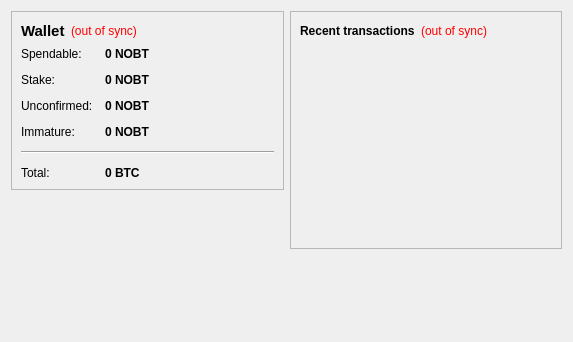
<?xml version="1.0" encoding="UTF-8"?>
<ui version="4.0">
 <class>OverviewPage</class>
 <widget class="QWidget" name="OverviewPage">
  <property name="geometry">
   <rect>
    <x>0</x>
    <y>0</y>
    <width>573</width>
    <height>342</height>
   </rect>
  </property>
  <property name="windowTitle">
   <string>Form</string>
  </property>
  <layout class="QHBoxLayout" name="horizontalLayout" stretch="1,1">
   <item>
    <layout class="QVBoxLayout" name="verticalLayout_2">
     <item>
      <widget class="QFrame" name="frame">
       <property name="frameShape">
        <enum>QFrame::StyledPanel</enum>
       </property>
       <property name="frameShadow">
        <enum>QFrame::Raised</enum>
       </property>
       <layout class="QVBoxLayout" name="verticalLayout_4">
        <item>
         <layout class="QHBoxLayout" name="horizontalLayout_4">
          <item>
           <widget class="QLabel" name="label_5">
            <property name="font">
             <font>
              <pointsize>11</pointsize>
              <weight>75</weight>
              <bold>true</bold>
             </font>
            </property>
            <property name="text">
             <string>Wallet</string>
            </property>
           </widget>
          </item>
          <item>
           <widget class="QLabel" name="labelWalletStatus">
            <property name="toolTip">
             <string>The displayed information may be out of date. Your wallet automatically synchronizes with the NOBTCOIN network after a connection is established, but this process has not completed yet.</string>
            </property>
            <property name="styleSheet">
             <string notr="true">QLabel { color: red; }</string>
            </property>
            <property name="text">
             <string notr="true">(out of sync)</string>
            </property>
            <property name="alignment">
             <set>Qt::AlignLeading|Qt::AlignLeft|Qt::AlignVCenter</set>
            </property>
           </widget>
          </item>
          <item>
           <spacer name="horizontalSpacer_2">
            <property name="orientation">
             <enum>Qt::Horizontal</enum>
            </property>
            <property name="sizeHint" stdset="0">
             <size>
              <width>40</width>
              <height>20</height>
             </size>
            </property>
           </spacer>
          </item>
         </layout>
        </item>
        <item>
         <layout class="QFormLayout" name="formLayout_2">
          <property name="fieldGrowthPolicy">
           <enum>QFormLayout::AllNonFixedFieldsGrow</enum>
          </property>
          <property name="horizontalSpacing">
           <number>12</number>
          </property>
          <property name="verticalSpacing">
           <number>12</number>
          </property>
          <item row="0" column="0">
           <widget class="QLabel" name="label">
            <property name="text">
             <string>Spendable:</string>
            </property>
           </widget>
          </item>
          <item row="0" column="1">
           <widget class="QLabel" name="labelBalance">
            <property name="font">
             <font>
              <weight>75</weight>
              <bold>true</bold>
             </font>
            </property>
            <property name="cursor">
             <cursorShape>IBeamCursor</cursorShape>
            </property>
            <property name="toolTip">
             <string>Your current spendable balance</string>
            </property>
            <property name="text">
             <string notr="true">0 NOBT</string>
            </property>
            <property name="textInteractionFlags">
             <set>Qt::LinksAccessibleByMouse|Qt::TextSelectableByKeyboard|Qt::TextSelectableByMouse</set>
            </property>
           </widget>
          </item>
          <item row="1" column="0">
           <widget class="QLabel" name="label_6">
            <property name="text">
             <string>Stake:</string>
            </property>
           </widget>
          </item>
          <item row="1" column="1">
           <widget class="QLabel" name="labelStake">
            <property name="font">
             <font>
              <weight>75</weight>
              <bold>true</bold>
             </font>
            </property>
            <property name="cursor">
             <cursorShape>IBeamCursor</cursorShape>
            </property>
            <property name="toolTip">
             <string>Total of coins that was staked, and do not yet count toward the current balance</string>
            </property>
            <property name="text">
             <string notr="true">0 NOBT</string>
            </property>
            <property name="textInteractionFlags">
             <set>Qt::LinksAccessibleByMouse|Qt::TextSelectableByKeyboard|Qt::TextSelectableByMouse</set>
            </property>
           </widget>
          </item>
          <item row="2" column="0">
           <widget class="QLabel" name="label_3">
            <property name="text">
             <string>Unconfirmed:</string>
            </property>
           </widget>
          </item>
          <item row="2" column="1">
           <widget class="QLabel" name="labelUnconfirmed">
            <property name="font">
             <font>
              <weight>75</weight>
              <bold>true</bold>
             </font>
            </property>
            <property name="cursor">
             <cursorShape>IBeamCursor</cursorShape>
            </property>
            <property name="toolTip">
             <string>Total of transactions that have yet to be confirmed, and do not yet count toward the current balance</string>
            </property>
            <property name="text">
             <string notr="true">0 NOBT</string>
            </property>
            <property name="textInteractionFlags">
             <set>Qt::LinksAccessibleByMouse|Qt::TextSelectableByKeyboard|Qt::TextSelectableByMouse</set>
            </property>
           </widget>
          </item>
          <item row="3" column="0">
           <widget class="QLabel" name="labelImmatureText">
            <property name="text">
             <string>Immature:</string>
            </property>
           </widget>
          </item>
          <item row="3" column="1">
           <widget class="QLabel" name="labelImmature">
            <property name="font">
             <font>
              <weight>75</weight>
              <bold>true</bold>
             </font>
            </property>
            <property name="toolTip">
             <string>Mined balance that has not yet matured</string>
            </property>
            <property name="text">
             <string notr="true">0 NOBT</string>
            </property>
            <property name="textInteractionFlags">
             <set>Qt::LinksAccessibleByMouse|Qt::TextSelectableByKeyboard|Qt::TextSelectableByMouse</set>
            </property>
           </widget>
          </item>
          <item row="4" column="0" colspan="2">
           <widget class="Line" name="line">
            <property name="orientation">
             <enum>Qt::Horizontal</enum>
            </property>
           </widget>
          </item>
          <item row="5" column="0">
           <widget class="QLabel" name="labelTotalText">
            <property name="text">
             <string>Total:</string>
            </property>
           </widget>
          </item>
          <item row="5" column="1">
           <widget class="QLabel" name="labelTotal">
            <property name="font">
             <font>
              <weight>75</weight>
              <bold>true</bold>
             </font>
            </property>
            <property name="cursor">
             <cursorShape>IBeamCursor</cursorShape>
            </property>
            <property name="toolTip">
             <string>Your current total balance</string>
            </property>
            <property name="text">
             <string notr="true">0 BTC</string>
            </property>
            <property name="textInteractionFlags">
             <set>Qt::LinksAccessibleByMouse|Qt::TextSelectableByKeyboard|Qt::TextSelectableByMouse</set>
            </property>
           </widget>
          </item>
         </layout>
        </item>
       </layout>
      </widget>
     </item>
     <item>
      <spacer name="verticalSpacer">
       <property name="orientation">
        <enum>Qt::Vertical</enum>
       </property>
       <property name="sizeHint" stdset="0">
        <size>
         <width>20</width>
         <height>40</height>
        </size>
       </property>
      </spacer>
     </item>
    </layout>
   </item>
   <item>
    <layout class="QVBoxLayout" name="verticalLayout_3">
     <item>
      <widget class="QFrame" name="frame_2">
       <property name="frameShape">
        <enum>QFrame::StyledPanel</enum>
       </property>
       <property name="frameShadow">
        <enum>QFrame::Raised</enum>
       </property>
       <layout class="QVBoxLayout" name="verticalLayout">
        <item>
         <layout class="QHBoxLayout" name="horizontalLayout_2">
          <item>
           <widget class="QLabel" name="label_4">
            <property name="text">
             <string>&lt;b&gt;Recent transactions&lt;/b&gt;</string>
            </property>
           </widget>
          </item>
          <item>
           <widget class="QLabel" name="labelTransactionsStatus">
            <property name="toolTip">
             <string>The displayed information may be out of date. Your wallet automatically synchronizes with the NOBTCOIN network after a connection is established, but this process has not completed yet.</string>
            </property>
            <property name="styleSheet">
             <string notr="true">QLabel { color: red; }</string>
            </property>
            <property name="text">
             <string notr="true">(out of sync)</string>
            </property>
            <property name="alignment">
             <set>Qt::AlignRight|Qt::AlignTrailing|Qt::AlignVCenter</set>
            </property>
           </widget>
          </item>
          <item>
           <spacer name="horizontalSpacer">
            <property name="orientation">
             <enum>Qt::Horizontal</enum>
            </property>
            <property name="sizeHint" stdset="0">
             <size>
              <width>40</width>
              <height>20</height>
             </size>
            </property>
           </spacer>
          </item>
         </layout>
        </item>
        <item>
         <widget class="QListView" name="listTransactions">
          <property name="styleSheet">
           <string notr="true">QListView { background: transparent; }</string>
          </property>
          <property name="frameShape">
           <enum>QFrame::NoFrame</enum>
          </property>
          <property name="verticalScrollBarPolicy">
           <enum>Qt::ScrollBarAlwaysOff</enum>
          </property>
          <property name="horizontalScrollBarPolicy">
           <enum>Qt::ScrollBarAlwaysOff</enum>
          </property>
          <property name="selectionMode">
           <enum>QAbstractItemView::NoSelection</enum>
          </property>
         </widget>
        </item>
       </layout>
      </widget>
     </item>
     <item>
      <spacer name="verticalSpacer_2">
       <property name="orientation">
        <enum>Qt::Vertical</enum>
       </property>
       <property name="sizeHint" stdset="0">
        <size>
         <width>20</width>
         <height>40</height>
        </size>
       </property>
      </spacer>
     </item>
    </layout>
   </item>
  </layout>
 </widget>
 <resources/>
 <connections/>
</ui>
